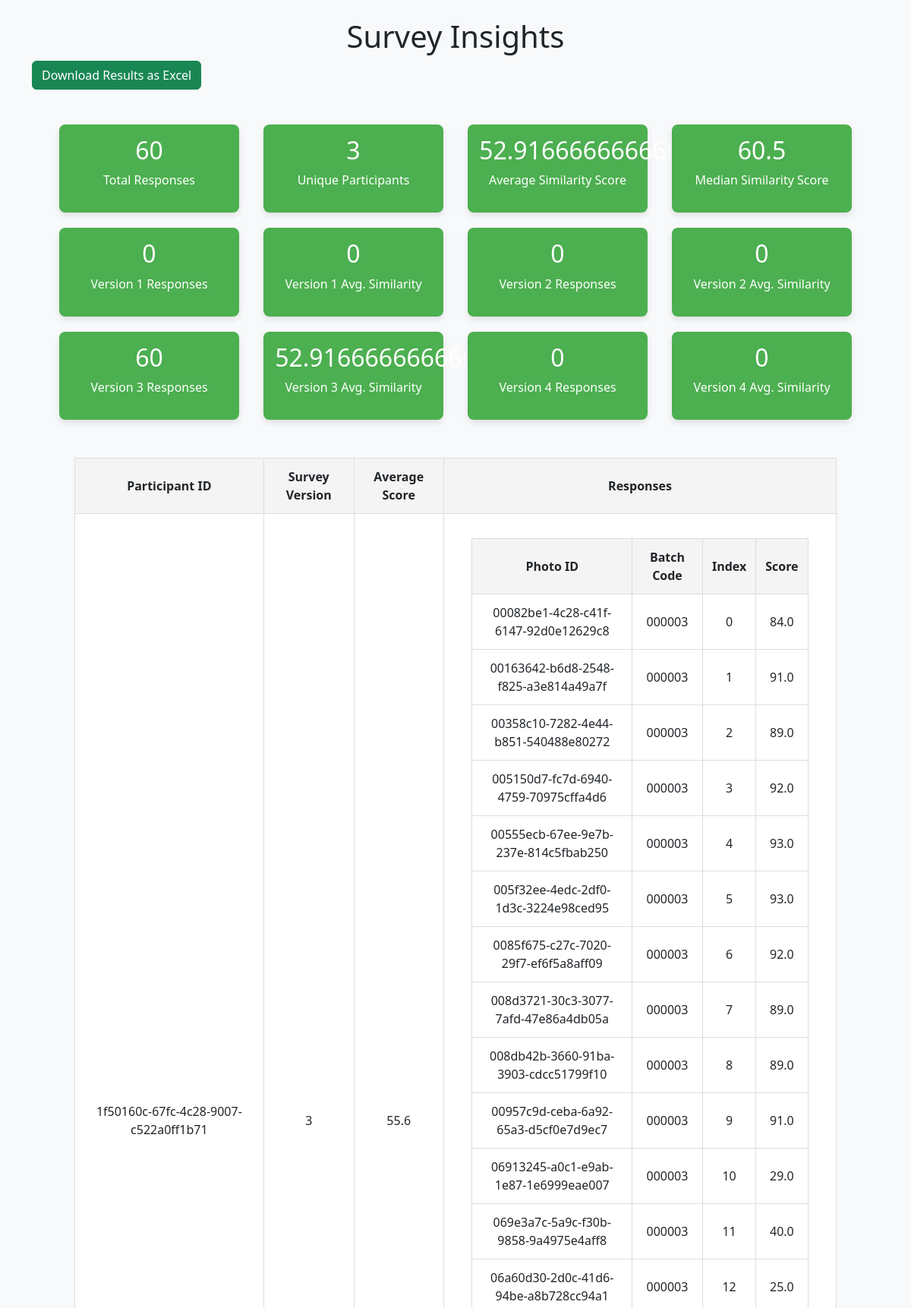
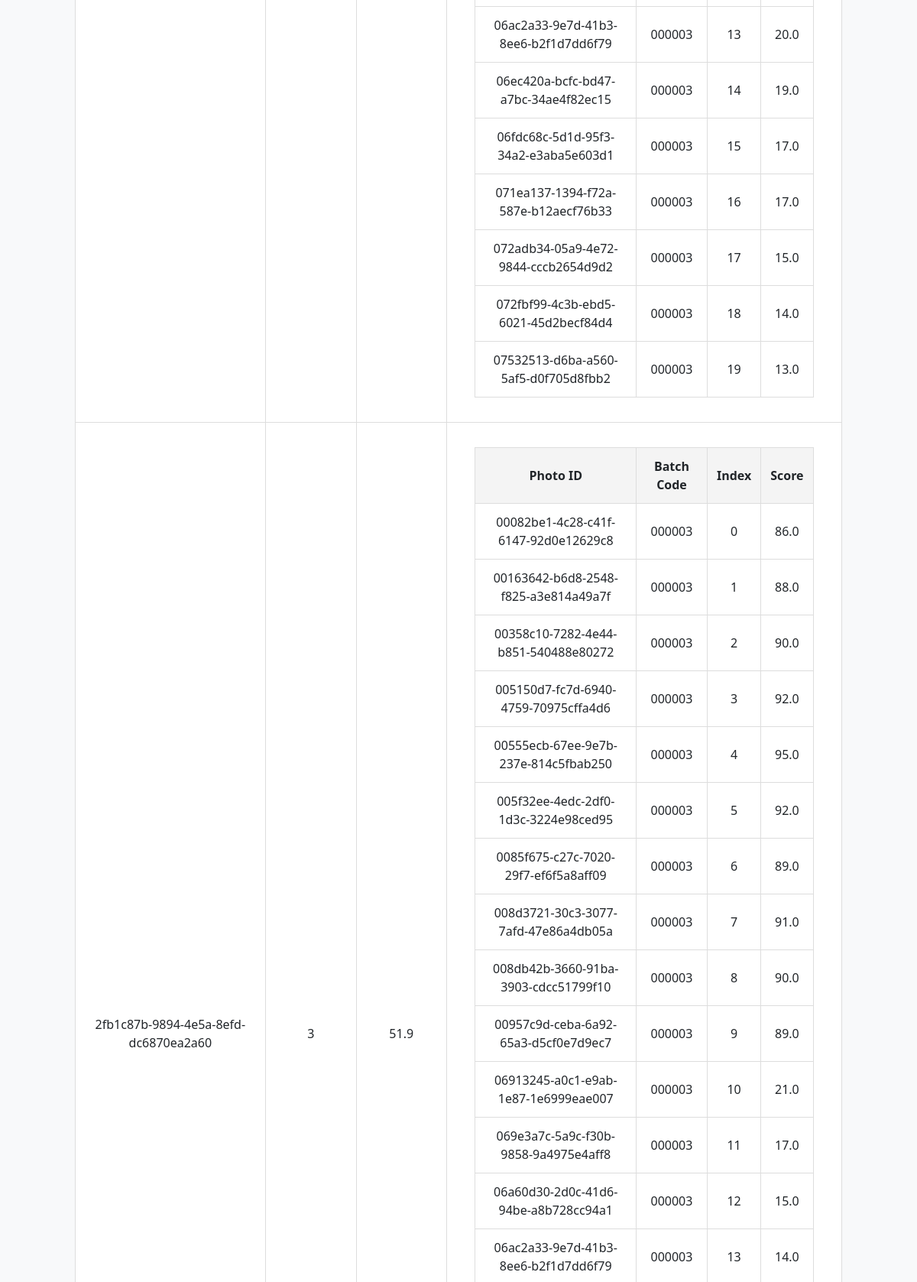
Screenshot of /results (signed in, upper part) with the database file from the repository (2 pictures, top to bottom).
### app.py (models this page shows)
class Response(db.Model):
    id = db.Column(db.Integer, primary_key=True)
    participant_id = db.Column(db.String(100), nullable=False)
    consent_id = db.Column(db.String(100), nullable=False)
    version = db.Column(db.Integer, nullable=False)
    image_index = db.Column(db.Integer, nullable=False)
    similarity_score = db.Column(db.Float, nullable=False)
    completed = db.Column(db.Boolean, default=False, nullable=False)
    batch_code = db.Column(db.String(6), nullable=False)  # Assumes you store this info
    photo_id = db.Column(db.String(100), nullable=False)  # New column for photo ID

### app.py (the view, shortened to what this page needs)
@app.route("/results", methods=["GET", "POST"])
def results():
    responses = Response.query.filter_by(completed=True).all()
    participants = set(response.participant_id for response in responses)
    total_responses = len(responses)
    unique_participants = len(participants)
    similarity_scores = [response.similarity_score for response in responses]
    average_similarity = sum(similarity_scores) / len(similarity_scores)
    from statistics import median
    median_similarity = median(similarity_scores)
    version_counts = {i: 0 for i in range(1, 11)}  # Defaults to 0 for 1-10
    version_average_similarity = {i: [] for i in range(1, 11)}
    for response in responses:
        version_counts[response.version] += 1
        version_average_similarity[response.version].append(response.similarity_score)
    for version in version_average_similarity:
        scores = version_average_similarity[version]
        version_average_similarity[version] = sum(scores) / len(scores) if scores else 0
    participant_data = []
    for participant in participants:
        participant_responses = [
            r for r in responses if r.participant_id == participant
        ]
        avg_score = sum(r.similarity_score for r in participant_responses) / len(
            participant_responses
        )
        participant_data.append(
            {
                "id": participant,
                "version": (
                    participant_responses[0].version if participant_responses else None
                ),
                "average_score": avg_score,
                "responses": participant_responses,  # Include all responses from this participant
            }
        )
    return render_template(
        "results.html",
        total_responses=total_responses,
        total_participants=unique_participants,
        average_similarity=average_similarity,
        median_similarity=median_similarity,
        version_counts=version_counts,
        version_average_similarity=version_average_similarity,
        participant_data=participant_data,
    )

### templates/results.html (shortened to what this page needs)
<!DOCTYPE html>
<html lang="en">
<head>
    <link href="https://cdn.jsdelivr.net/npm/bootstrap@5.3.3/dist/css/bootstrap.min.css" rel="stylesheet">
</head>
<body class="bg-light">
    <div class="container my-4">
        <h1 class="text-center">Survey Insights</h1>
        <a href="/download_results" class="btn btn-success mb-3">Download Results as Excel</a>
        <div class="dashboard">
            <div class="dashboard_item">
                <h2>{{ total_responses }}</h2>
                <p>Total Responses</p>
            </div>
            <div class="dashboard_item">
                <h2>{{ total_participants }}</h2>
                <p>Unique Participants</p>
            </div>
            <div class="dashboard_item" title="Average Similarity Score across all responses">
                <h2>{{ average_similarity }}</h2>
                <p>Average Similarity Score</p>
            </div>
            <div class="dashboard_item" title="Median Similarity Score across all responses">
                <h2>{{ median_similarity }}</h2>
                <p>Median Similarity Score</p>
            </div>
            {% for i in range(1, 5) %}
            <div class="dashboard_item">
                <h2>{{ version_counts[i] }}</h2>
                <p>Version {{ i }} Responses</p>
            </div>
            <div class="dashboard_item" title="Average Similarity for Version {{ i }}">
                <h2>{{ version_average_similarity[i] }}</h2>
                <p>Version {{ i }} Avg. Similarity</p>
            </div>
            {% endfor %}
        </div>
        <table>
            <thead>
                <tr>
                    <th>Participant ID</th>
                    <th>Survey Version</th>
                    <th>Average Score</th>
                    <th>Responses</th>
                </tr>
            </thead>
            <tbody>
                {% for participant in participant_data %}
                <tr>
                    <td>{{ participant.id }}</td>
                    <td>{{ participant.version }}</td>
                    <td>{{ participant.average_score }}</td>
                    <td>
                        <table>
                            <thead>
                                <tr>
                                    <th>Photo ID</th>
                                    <th>Batch Code</th>
                                    <th>Index</th>
                                    <th>Score</th>
                                </tr>
                            </thead>
                            <tbody>
                                {% for response in participant.responses %}
                                <tr>
                                    <td>{{ response.photo_id }}</td>
                                    <td>{{ response.batch_code }}</td>
                                    <td>{{ response.image_index }}</td>
                                    <td>{{ response.similarity_score }}</td>
                                </tr>
                                {% endfor %}
                            </tbody>
                        </table>
                    </td>
                </tr>
                {% endfor %}
            </tbody>
        </table>
    </div>
</body>
</html>

### templates/results.html (style rules this page uses)
body { background-color: #f9f9f9; }
.dashboard { display: flex; justify-content: space-around; flex-wrap: wrap; padding: 20px; }
.dashboard_item { width: 22%; padding: 15px; background-color: #4CAF50; color: #fff; text-align: center; border-radius: 8px; margin: 10px; box-shadow: 0 4px 8px rgba(0, 0, 0, 0.1); }
table { width: 90%; margin: 20px auto; border-collapse: collapse; background-color: #fff; }
th, td { border: 1px solid #ddd; padding: 12px; text-align: center; }
th { background-color: #f4f4f4; font-weight: bold; }

### rows the page displays
Response: id "1f50160c-67fc-4c28-9007-c522a0ff1b71", version "3", average_score "55.6", photo_id "00082be1-4c28-c41f-6147-92d0e12629c8", batch_code "000003", image_index "0", similarity_score "84.0"
Response: photo_id "00163642-b6d8-2548-f825-a3e814a49a7f", batch_code "000003", image_index "1", similarity_score "91.0"
Response: photo_id "00358c10-7282-4e44-b851-540488e80272", batch_code "000003", image_index "2", similarity_score "89.0"
Response: photo_id "005150d7-fc7d-6940-4759-70975cffa4d6", batch_code "000003", image_index "3", similarity_score "92.0"
Response: photo_id "00555ecb-67ee-9e7b-237e-814c5fbab250", batch_code "000003", image_index "4", similarity_score "93.0"
Response: photo_id "005f32ee-4edc-2df0-1d3c-3224e98ced95", batch_code "000003", image_index "5", similarity_score "93.0"
Response: photo_id "0085f675-c27c-7020-29f7-ef6f5a8aff09", batch_code "000003", image_index "6", similarity_score "92.0"
Response: photo_id "008d3721-30c3-3077-7afd-47e86a4db05a", batch_code "000003", image_index "7", similarity_score "89.0"
Response: photo_id "008db42b-3660-91ba-3903-cdcc51799f10", batch_code "000003", image_index "8", similarity_score "89.0"
Response: photo_id "00957c9d-ceba-6a92-65a3-d5cf0e7d9ec7", batch_code "000003", image_index "9", similarity_score "91.0"
Response: photo_id "06913245-a0c1-e9ab-1e87-1e6999eae007", batch_code "000003", image_index "10", similarity_score "29.0"
Response: photo_id "069e3a7c-5a9c-f30b-9858-9a4975e4aff8", batch_code "000003", image_index "11", similarity_score "40.0"
Response: photo_id "06a60d30-2d0c-41d6-94be-a8b728cc94a1", batch_code "000003", image_index "12", similarity_score "25.0"
Response: photo_id "06ac2a33-9e7d-41b3-8ee6-b2f1d7dd6f79", batch_code "000003", image_index "13", similarity_score "20.0"
Response: photo_id "06ec420a-bcfc-bd47-a7bc-34ae4f82ec15", batch_code "000003", image_index "14", similarity_score "19.0"
Response: photo_id "06fdc68c-5d1d-95f3-34a2-e3aba5e603d1", batch_code "000003", image_index "15", similarity_score "17.0"
Response: photo_id "071ea137-1394-f72a-587e-b12aecf76b33", batch_code "000003", image_index "16", similarity_score "17.0"
Response: photo_id "072adb34-05a9-4e72-9844-cccb2654d9d2", batch_code "000003", image_index "17", similarity_score "15.0"
Response: photo_id "072fbf99-4c3b-ebd5-6021-45d2becf84d4", batch_code "000003", image_index "18", similarity_score "14.0"
Response: photo_id "07532513-d6ba-a560-5af5-d0f705d8fbb2", batch_code "000003", image_index "19", similarity_score "13.0"
Response: id "2fb1c87b-9894-4e5a-8efd-dc6870ea2a60", version "3", average_score "51.9", photo_id "00082be1-4c28-c41f-6147-92d0e12629c8", batch_code "000003", image_index "0", similarity_score "86.0"
Response: photo_id "00163642-b6d8-2548-f825-a3e814a49a7f", batch_code "000003", image_index "1", similarity_score "88.0"
Response: photo_id "00358c10-7282-4e44-b851-540488e80272", batch_code "000003", image_index "2", similarity_score "90.0"
Response: photo_id "005150d7-fc7d-6940-4759-70975cffa4d6", batch_code "000003", image_index "3", similarity_score "92.0"
Response: photo_id "00555ecb-67ee-9e7b-237e-814c5fbab250", batch_code "000003", image_index "4", similarity_score "95.0"
Response: photo_id "005f32ee-4edc-2df0-1d3c-3224e98ced95", batch_code "000003", image_index "5", similarity_score "92.0"
Response: photo_id "0085f675-c27c-7020-29f7-ef6f5a8aff09", batch_code "000003", image_index "6", similarity_score "89.0"
Response: photo_id "008d3721-30c3-3077-7afd-47e86a4db05a", batch_code "000003", image_index "7", similarity_score "91.0"
Response: photo_id "008db42b-3660-91ba-3903-cdcc51799f10", batch_code "000003", image_index "8", similarity_score "90.0"
Response: photo_id "00957c9d-ceba-6a92-65a3-d5cf0e7d9ec7", batch_code "000003", image_index "9", similarity_score "89.0"
Response: photo_id "06913245-a0c1-e9ab-1e87-1e6999eae007", batch_code "000003", image_index "10", similarity_score "21.0"
Response: photo_id "069e3a7c-5a9c-f30b-9858-9a4975e4aff8", batch_code "000003", image_index "11", similarity_score "17.0"
Response: photo_id "06a60d30-2d0c-41d6-94be-a8b728cc94a1", batch_code "000003", image_index "12", similarity_score "15.0"
Response: photo_id "06ac2a33-9e7d-41b3-8ee6-b2f1d7dd6f79", batch_code "000003", image_index "13", similarity_score "14.0"

### other values shown
{{ total_responses }} "60"
{{ total_participants }} "3"
{{ average_similarity }} "52.916666666666664"
{{ median_similarity }} "60.5"
{{ version_counts[i] }} "0" "0" "60" "0"
{{ i }} "1" "2" "3" "4"
{{ version_average_similarity[i] }} "0" "0" "52.916666666666664" "0"
